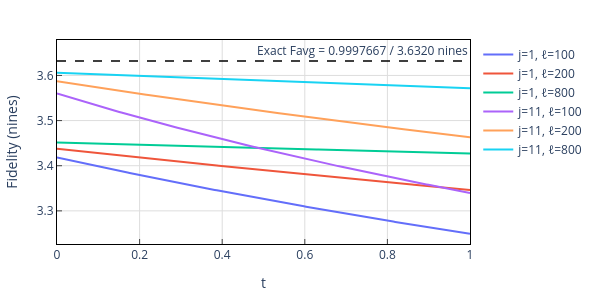
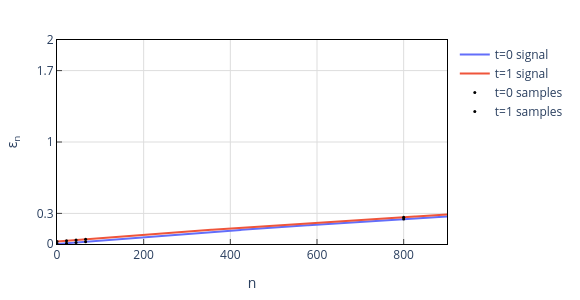
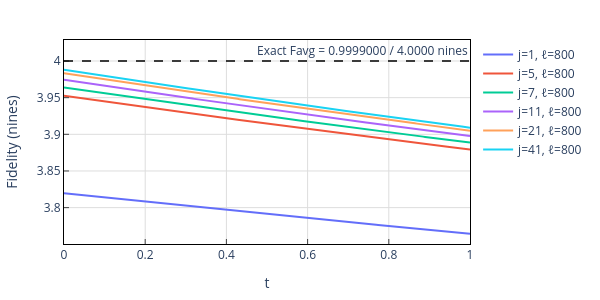
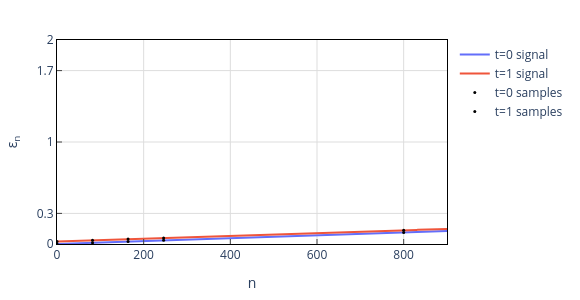

Notebook code for these charts, in order:
### Markdown cell above
### Dephasing noise and readout error

In this scenario, the optimal $\ell$ is generally the largest such that $|1 - \varepsilon_\ell| \ge 0.7$. The bound is generally tighter for larger $j$ as well. The downward slope is mostly due to the increase in readout error.

### Code cell
print("Dephasing: 0.0007")
run_scenario(
    noise_dephasing(0.0007) @ T_sqrtX,
    lambda t: get_Schur_gauge_state(),
    lambda t: get_Schur_gauge_measurement(0.01 * t, 0.014 * t),
    [(1, 100), (1, 200), (1, 800), (11, 100), (11, 200), (11, 800)],
    900, (11, 800)
)

print("Dephasing: 0.0003")
run_scenario(
    noise_dephasing(0.0003) @ T_sqrtX,
    lambda t: get_Schur_gauge_state(),
    lambda t: get_Schur_gauge_measurement(0.01 * t, 0.014 * t),
    [(1, 800), (5, 800), (7, 800), (11, 800), (21, 800), (41, 800)],
    900, (41, 800)
)

### Figure 1 — Plotly figure (JSON) as saved in the notebook; plotly's stock layout.template omitted (floating-point values rounded to 4 significant figures; data arrays with more than 128 entries replaced by an {"elided": "..."} marker saying what was removed)
{"data": [{"mode": "lines", "name": "j=1, ℓ=100", "type": "scatter", "x": {"elided": "200 float values"}, "y": {"elided": "200 float values"}}, {"mode": "lines", "name": "j=1, ℓ=200", "type": "scatter", "x": {"elided": "200 float values"}, "y": {"elided": "200 float values"}}, {"mode": "lines", "name": "j=1, ℓ=800", "type": "scatter", "x": {"elided": "200 float values"}, "y": {"elided": "200 float values"}}, {"mode": "lines", "name": "j=11, ℓ=100", "type": "scatter", "x": {"elided": "200 float values"}, "y": {"elided": "200 float values"}}, {"mode": "lines", "name": "j=11, ℓ=200", "type": "scatter", "x": {"elided": "200 float values"}, "y": {"elided": "200 float values"}}, {"mode": "lines", "name": "j=11, ℓ=800", "type": "scatter", "x": {"elided": "200 float values"}, "y": {"elided": "200 float values"}}], "layout": {"annotations": [{"showarrow": false, "text": "Exact Favg = 0.9997667 / 3.6320 nines", "x": 1, "xanchor": "right", "xref": "x domain", "y": 3.632, "yanchor": "bottom", "yref": "y"}], "height": 300, "legend": {"x": 1.02, "xanchor": "left", "y": 1, "yanchor": "top"}, "margin": {"b": 40, "l": 40, "r": 40, "t": 40}, "paper_bgcolor": "white", "plot_bgcolor": "white", "shapes": [{"line": {"color": "black", "dash": "dash", "width": 1.5}, "type": "line", "x0": 0, "x1": 1, "xref": "x domain", "y0": 3.632, "y1": 3.632, "yref": "y"}], "width": 600, "xaxis": {"gridcolor": "#dddddd", "gridwidth": 1, "linecolor": "black", "linewidth": 1, "maxallowed": 1, "minallowed": 0, "mirror": true, "range": [0, 1], "showgrid": true, "showline": true, "ticks": "inside", "title": {"text": "t"}}, "yaxis": {"gridcolor": "#dddddd", "gridwidth": 1, "linecolor": "black", "linewidth": 1, "minallowed": 0, "mirror": true, "rangemode": "nonnegative", "showgrid": true, "showline": true, "ticks": "inside", "title": {"text": "Fidelity (nines)"}}}}

### Figure 2 — Plotly figure (JSON) as saved in the notebook; plotly's stock layout.template omitted (floating-point values rounded to 4 significant figures; data arrays with more than 128 entries replaced by an {"elided": "..."} marker saying what was removed)
{"data": [{"mode": "lines", "name": "t=0 signal", "type": "scatter", "x": {"elided": "451 int values"}, "y": {"elided": "451 float values"}}, {"mode": "lines", "name": "t=1 signal", "type": "scatter", "x": {"elided": "451 int values"}, "y": {"elided": "451 float values"}}, {"marker": {"color": "black", "size": 3}, "mode": "markers", "name": "t=0 samples", "showlegend": true, "type": "scatter", "x": [0, 22, 44, 66, 800], "y": [0.00035, 0.00802, 0.01563, 0.02319, 0.2446]}, {"marker": {"color": "black", "size": 3}, "mode": "markers", "name": "t=1 samples", "showlegend": true, "type": "scatter", "x": [0, 22, 44, 66, 800], "y": [0.02434, 0.03183, 0.03926, 0.04663, 0.2627]}], "layout": {"height": 300, "legend": {"x": 1.02, "xanchor": "left", "y": 1, "yanchor": "top"}, "margin": {"b": 40, "l": 40, "r": 40, "t": 40}, "paper_bgcolor": "white", "plot_bgcolor": "white", "width": 580, "xaxis": {"gridcolor": "#ddd", "gridwidth": 1, "linecolor": "black", "linewidth": 1, "maxallowed": 900, "minallowed": 0, "mirror": true, "range": [0, 900], "showgrid": true, "showline": true, "ticks": "inside", "title": {"text": "n"}}, "yaxis": {"gridcolor": "#ddd", "gridwidth": 1, "linecolor": "black", "linewidth": 1, "maxallowed": 2, "minallowed": 0, "mirror": true, "range": [0, 2], "showgrid": true, "showline": true, "tickmode": "array", "ticks": "inside", "tickvals": [0, 0.3, 1, 1.7, 2], "title": {"text": "ε<sub>n</sub>"}}}}

### Figure 3 — Plotly figure (JSON) as saved in the notebook; plotly's stock layout.template omitted (floating-point values rounded to 4 significant figures; data arrays with more than 128 entries replaced by an {"elided": "..."} marker saying what was removed)
{"data": [{"mode": "lines", "name": "j=1, ℓ=800", "type": "scatter", "x": {"elided": "200 float values"}, "y": {"elided": "200 float values"}}, {"mode": "lines", "name": "j=5, ℓ=800", "type": "scatter", "x": {"elided": "200 float values"}, "y": {"elided": "200 float values"}}, {"mode": "lines", "name": "j=7, ℓ=800", "type": "scatter", "x": {"elided": "200 float values"}, "y": {"elided": "200 float values"}}, {"mode": "lines", "name": "j=11, ℓ=800", "type": "scatter", "x": {"elided": "200 float values"}, "y": {"elided": "200 float values"}}, {"mode": "lines", "name": "j=21, ℓ=800", "type": "scatter", "x": {"elided": "200 float values"}, "y": {"elided": "200 float values"}}, {"mode": "lines", "name": "j=41, ℓ=800", "type": "scatter", "x": {"elided": "200 float values"}, "y": {"elided": "200 float values"}}], "layout": {"annotations": [{"showarrow": false, "text": "Exact Favg = 0.9999000 / 4.0000 nines", "x": 1, "xanchor": "right", "xref": "x domain", "y": 4.0, "yanchor": "bottom", "yref": "y"}], "height": 300, "legend": {"x": 1.02, "xanchor": "left", "y": 1, "yanchor": "top"}, "margin": {"b": 40, "l": 40, "r": 40, "t": 40}, "paper_bgcolor": "white", "plot_bgcolor": "white", "shapes": [{"line": {"color": "black", "dash": "dash", "width": 1.5}, "type": "line", "x0": 0, "x1": 1, "xref": "x domain", "y0": 4.0, "y1": 4.0, "yref": "y"}], "width": 600, "xaxis": {"gridcolor": "#dddddd", "gridwidth": 1, "linecolor": "black", "linewidth": 1, "maxallowed": 1, "minallowed": 0, "mirror": true, "range": [0, 1], "showgrid": true, "showline": true, "ticks": "inside", "title": {"text": "t"}}, "yaxis": {"gridcolor": "#dddddd", "gridwidth": 1, "linecolor": "black", "linewidth": 1, "minallowed": 0, "mirror": true, "rangemode": "nonnegative", "showgrid": true, "showline": true, "ticks": "inside", "title": {"text": "Fidelity (nines)"}}}}

### Figure 4 — Plotly figure (JSON) as saved in the notebook; plotly's stock layout.template omitted (floating-point values rounded to 4 significant figures; data arrays with more than 128 entries replaced by an {"elided": "..."} marker saying what was removed)
{"data": [{"mode": "lines", "name": "t=0 signal", "type": "scatter", "x": {"elided": "451 int values"}, "y": {"elided": "451 float values"}}, {"mode": "lines", "name": "t=1 signal", "type": "scatter", "x": {"elided": "451 int values"}, "y": {"elided": "451 float values"}}, {"marker": {"color": "black", "size": 3}, "mode": "markers", "name": "t=0 samples", "showlegend": true, "type": "scatter", "x": [0, 82, 164, 246, 800], "y": [0.00015, 0.01237, 0.02445, 0.03638, 0.1132]}, {"marker": {"color": "black", "size": 3}, "mode": "markers", "name": "t=1 samples", "showlegend": true, "type": "scatter", "x": [0, 82, 164, 246, 800], "y": [0.02415, 0.03608, 0.04786, 0.0595, 0.1345]}], "layout": {"height": 300, "legend": {"x": 1.02, "xanchor": "left", "y": 1, "yanchor": "top"}, "margin": {"b": 40, "l": 40, "r": 40, "t": 40}, "paper_bgcolor": "white", "plot_bgcolor": "white", "width": 580, "xaxis": {"gridcolor": "#ddd", "gridwidth": 1, "linecolor": "black", "linewidth": 1, "maxallowed": 900, "minallowed": 0, "mirror": true, "range": [0, 900], "showgrid": true, "showline": true, "ticks": "inside", "title": {"text": "n"}}, "yaxis": {"gridcolor": "#ddd", "gridwidth": 1, "linecolor": "black", "linewidth": 1, "maxallowed": 2, "minallowed": 0, "mirror": true, "range": [0, 2], "showgrid": true, "showline": true, "tickmode": "array", "ticks": "inside", "tickvals": [0, 0.3, 1, 1.7, 2], "title": {"text": "ε<sub>n</sub>"}}}}
